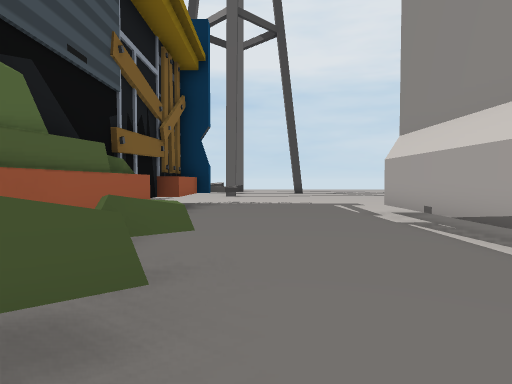
View 1 (above)

24 first-person views from a walk through a Unity game level. The camera is 0.64 m above the floor, tilts 2° down and sees 75° across. The floor is counted in squares, 1 m on a side. Each view is taken from the middle of a square. On the plan, view 1 faces up. The plan holds only what a view shows up to about 10 squares ahead; the rest is blank. The place goes on beyond the plan. The player character is not drawn.

View 2
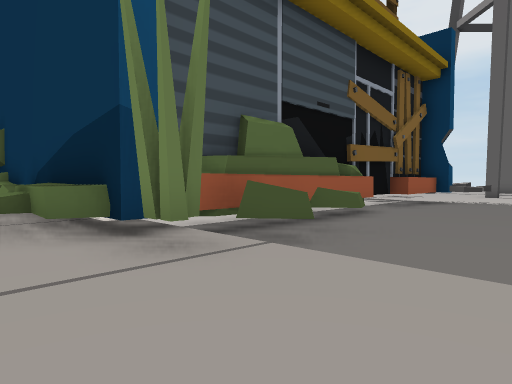

View 3
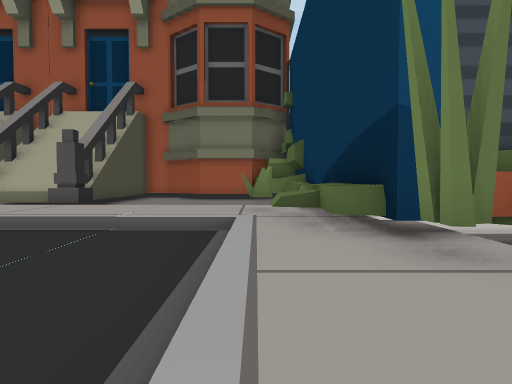

View 4
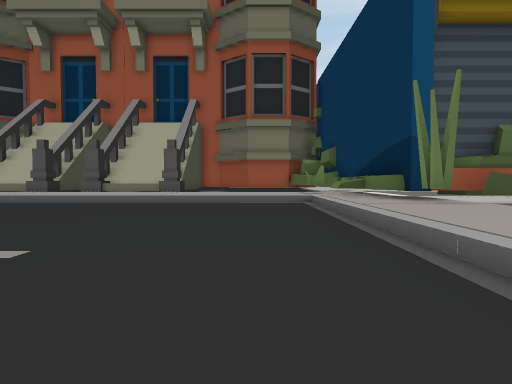

View 5
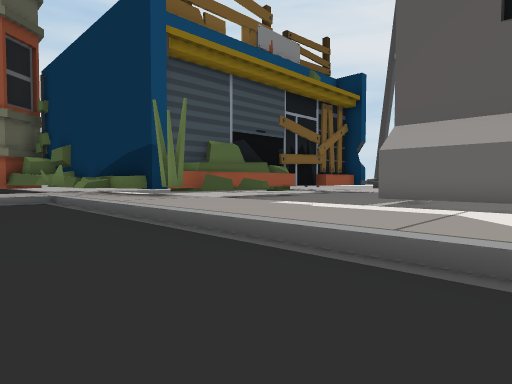

View 6
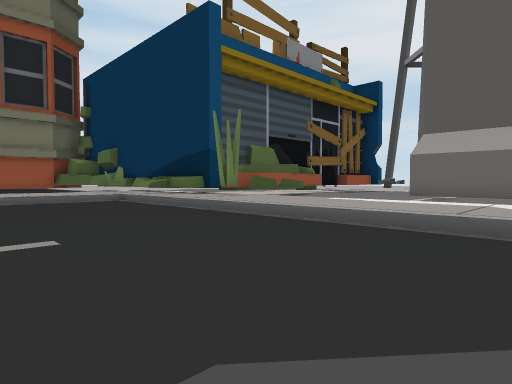

View 7
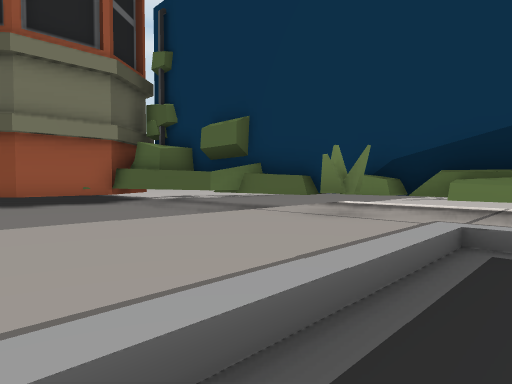

View 8
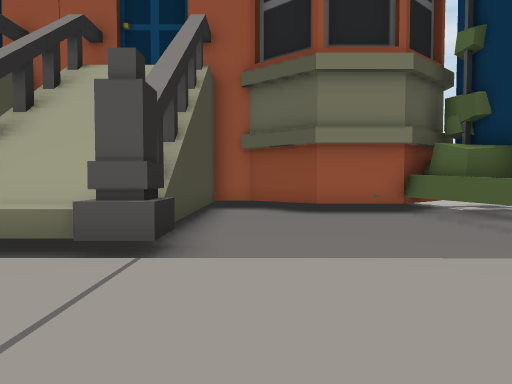

View 9
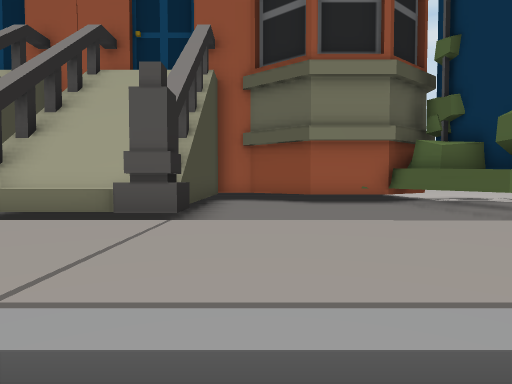

View 10
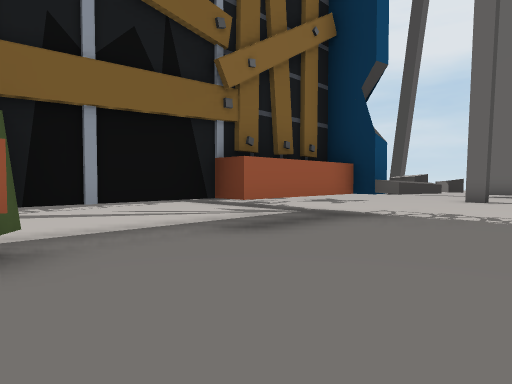

View 11
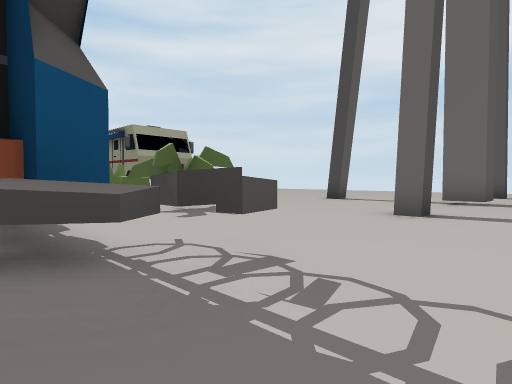

View 12
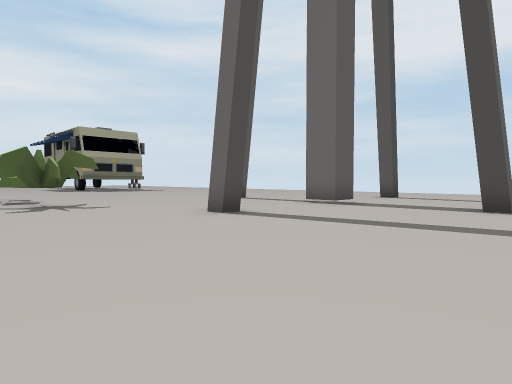

View 13
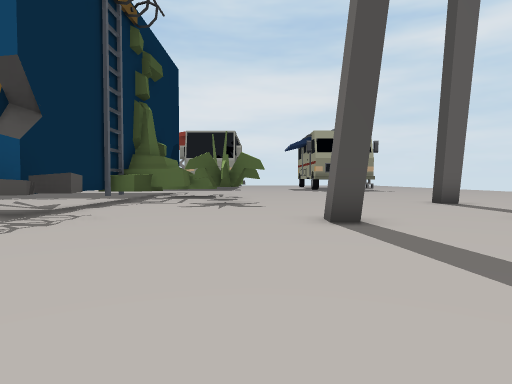

View 14
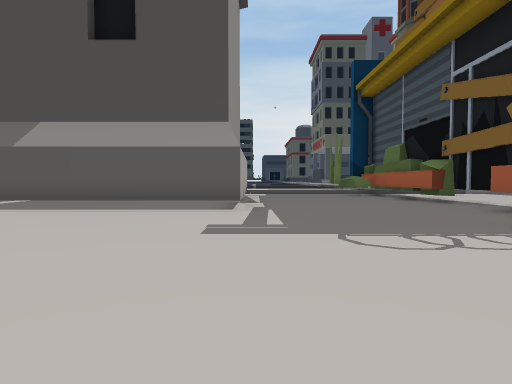

View 15
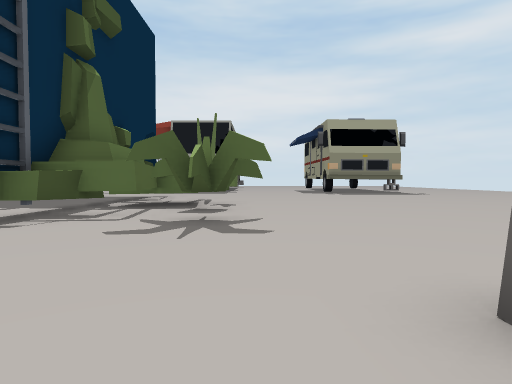

View 16
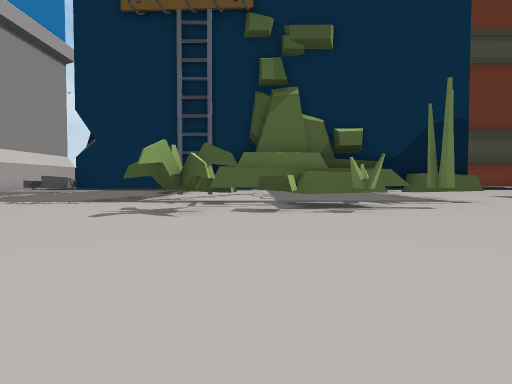

View 17
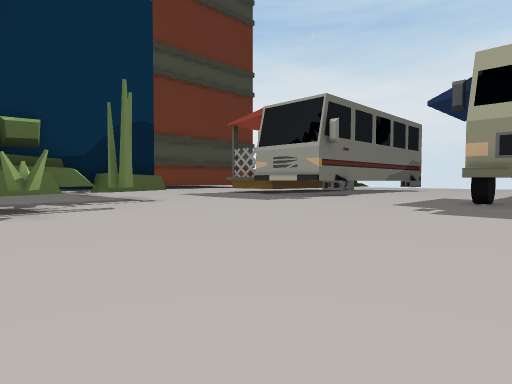

View 18
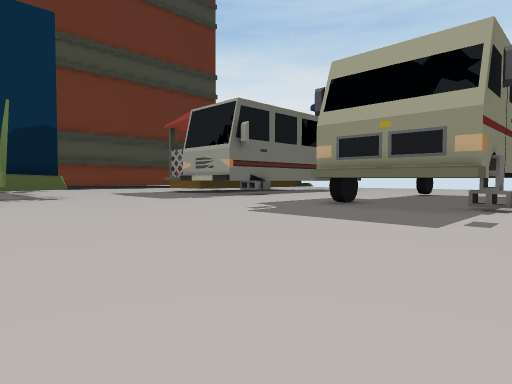

View 19
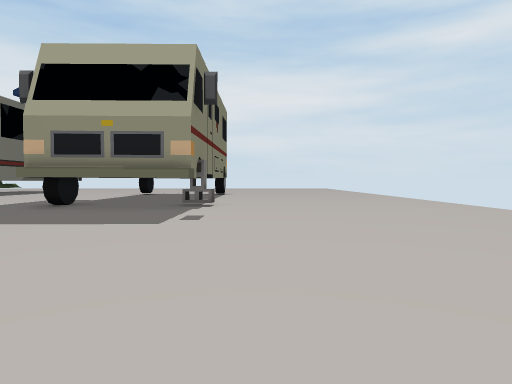

View 20
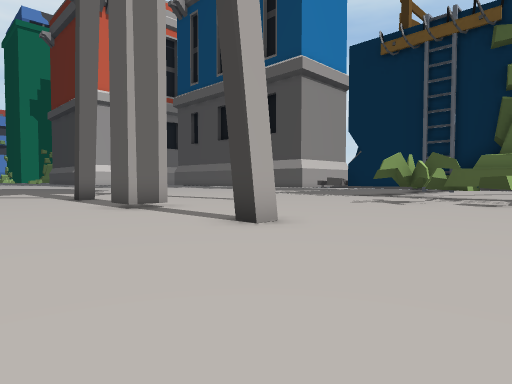

View 21
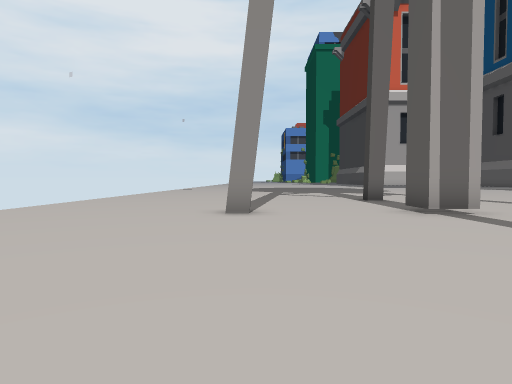

View 22
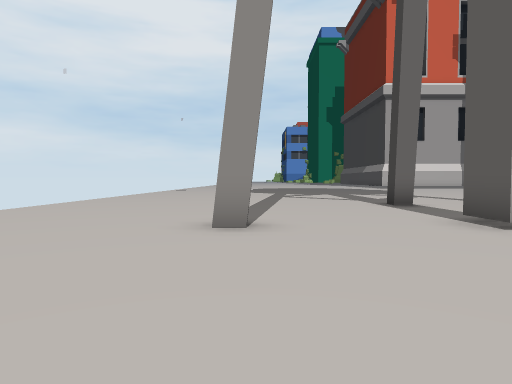

View 23
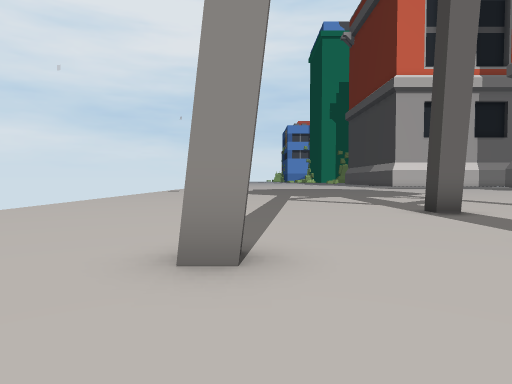

View 24
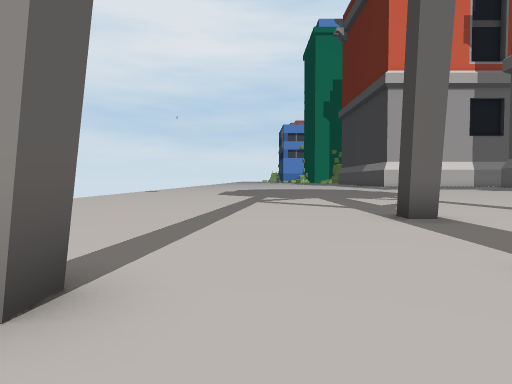

### Floor plan
Key: @ floor where view 1 was taken; # wall or solid block; . main floor; : floor 0.2 m higher than the main floor; / step, stairs or slope; = window, fence, low wall or low ledge; ^ raised ledge; T thing the floor can be seen under or through; O other object.
Columns run from 21 left of view 1 to 7 right of it. Each row starts with its distance up from view 1.
 30  .....             .........
 29  ......           ...........
 28  ........       .............
 27  .........     ..............
 26  ..........   ...............
 25  ...................#........
 24  .##.........................
 23 #####........................
 22    ##...............O........
 21    ##...........O..OO..OO....
 20   ###........................
 19  ...........................
 18  ...................O........
 17     ................O..... ..
 16      ..........##.........
 15       ......#.^##.........
 14        ...#^^^###..........
 13        .=^^######..=#.......
 12        .###     #TTT^.......
 11                    T^........
 10                    #.........
  9                   ##.....####
  8                   #.....##
  7                   #.....#
  6                   ##....#
  5                    #....#
  4                    #....#
  3                    ##...####
  2                    #^...
  1                   ###...
  0           ###########@::::::
 -1          ##^###=^^^^:::::::::
 -2         ###....#:=:::::::::::
 -3         #......::/...........
 -4         #......::/...........
 -5        ^#......::/...........
 -6        #.......::/...........
 -7        #######.::/...........
 -8             #^.::/.....
 -9             #^.: /....
-10             #^   /..

Where each view was taken, in squares from view 1:
view 1: 0 up, 0 right, facing up
view 2: 2 down, 2 right, facing up-left
view 3: 2 down, 2 right, facing left
view 4: 4 down, 6 right, facing left
view 5: 5 down, 7 right, facing up-left
view 6: 7 down, 7 right, facing up-left
view 7: 6 down, 3 left, facing up-left
view 8: 6 down, 4 left, facing left
view 9: 6 down, 3 left, facing left
view 10: 6 up, 1 right, facing up-left
view 11: 11 up, 1 right, facing up-left
view 12: 13 up, 4 right, facing up-left
view 13: 16 up, 4 right, facing left
view 14: 16 up, 3 right, facing down
view 15: 16 up, 0 right, facing left
view 16: 22 up, 7 left, facing down
view 17: 22 up, 8 left, facing down-left
view 18: 25 up, 10 left, facing down-left
view 19: 25 up, 10 left, facing left
view 20: 25 up, 9 left, facing down-right
view 21: 25 up, 8 left, facing right
view 22: 25 up, 6 left, facing right
view 23: 25 up, 4 left, facing right
view 24: 24 up, 3 left, facing right
